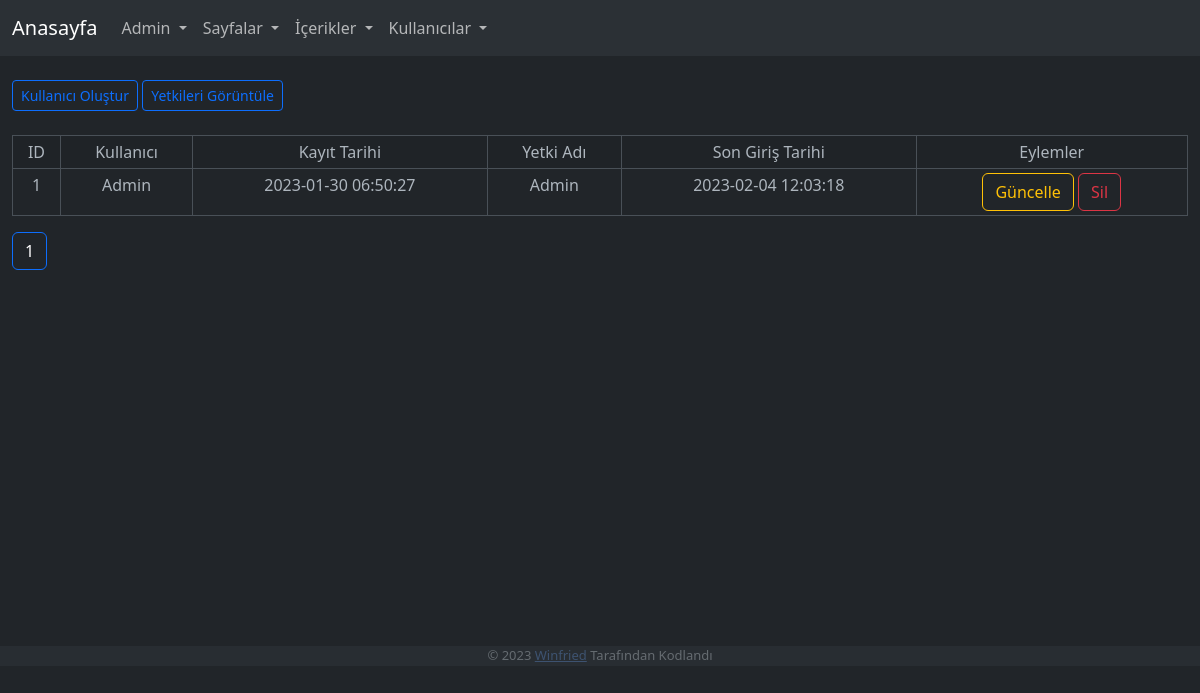
The page /admin/users.php (signed in) on the database its author committed.
### tables this page shows
CREATE TABLE `users` (
  `id` int(11) NOT NULL,
  `username` varchar(200) NOT NULL,
  `email` text NOT NULL DEFAULT 'null@null.com',
  `password` varchar(500) NOT NULL,
  `rank` int(20) NOT NULL DEFAULT 1,
  `avatar` text NOT NULL DEFAULT '/assets/images/favicon.png',
  `registerdate` datetime NOT NULL DEFAULT current_timestamp(),
  `lastlogin` datetime NOT NULL DEFAULT current_timestamp(),
  `ip_address` varchar(300) DEFAULT NULL,
  `ban` int(2) NOT NULL DEFAULT 0
);

CREATE TABLE `ranks` (
  `id` int(11) NOT NULL,
  `name` varchar(200) NOT NULL,
  `ADMIN` int(1) NOT NULL DEFAULT 0,
  `USER_LIST` int(1) NOT NULL DEFAULT 0,
  `USER_ADD` int(1) NOT NULL DEFAULT 0,
  `USER_REMOVE` int(1) NOT NULL DEFAULT 0,
  `USER_UPDATE` int(1) NOT NULL DEFAULT 0,
  `USER_BAN` int(1) NOT NULL DEFAULT 0,
  `RANK_LIST` int(1) NOT NULL DEFAULT 0,
  `CONTENTS_LIST` int(1) NOT NULL DEFAULT 0,
  `CONTENTS_ADD` int(11) NOT NULL DEFAULT 0,
  `CONTENTS_UPDATE` int(11) NOT NULL DEFAULT 0,
  `CONTENTS_REMOVE` int(11) NOT NULL DEFAULT 0,
  `PAGES_LIST` int(11) NOT NULL DEFAULT 0,
  `PAGES_ADD` int(11) NOT NULL DEFAULT 0,
  `PAGES_UPDATE` int(11) NOT NULL DEFAULT 0,
  `PAGES_REMOVE` int(11) NOT NULL DEFAULT 0,
  `CATEGORIES_LIST` int(11) NOT NULL DEFAULT 0,
  `PANEL` int(11) NOT NULL DEFAULT 0
);

### admin/users.php (called while the page is built, shortened)
<?php
require("../connection.php");
include("./layouts/header.php");
include("./layouts/nav.php");
include("./layouts/users.php");
include("./layouts/footer.php");
?>

### admin/layouts/users.php (the view, shortened to what this page needs)
<?php
$page   = @ceil($_GET['page']);
if ($page < 1) { $page = 1;}
$Say   = $conn->query("select * from users order by id DESC");
$AllResult   = $Say->rowCount();
$Limit	= 10;
$page_Sayisi	= ceil($AllResult/$Limit);
$Goster   = $page * $Limit - $Limit;
$visiblepage   = 100;
if ($AllResult < 1) {
	$check_data	= $conn->query("select * from users order by id DESC");
}
else {
	$check_data	= $conn->query("select * from users order by id DESC limit $Goster,$Limit");
}$users = $check_data->fetchAll(PDO::FETCH_OBJ);
?>
<body>
<div class="container-fluid">
    <br>
    <div class="btn-group">
        <a href="./create/users.php" class="btn btn-outline-primary btn-sm">Kullanıcı Oluştur</a>
    </div>
    <div class="btn-group">
        <a href="./ranks.php" class="btn btn-outline-primary btn-sm">Yetkileri Görüntüle</a>
    </div>
    <br> <br>
    <div class="row justify-content-center">
        <div class="col">
            <table class="table table-bordered table-striped table-sm table-responsive text-center">
                <tr>
                    <td>ID</td>
                    <td>Kullanıcı</td>
                   <td>Kayıt Tarihi</td>
                    <td>Yetki Adı</td>
                    <td>Son Giriş Tarihi</td>
                    <td>Eylemler</td>
                </tr>
                <?php
                foreach($users as $user) {
                    $rank_prepare = "SELECT id, name FROM ranks WHERE id = :id";
                    $ranks = $conn->prepare($rank_prepare);
                    $ranks->bindValue(':id', $user->rank);
                    $ranks->execute();
                    $rankname = $ranks->fetch(PDO::FETCH_ASSOC);?>
                    <tr>
                        <td><?= $user->id ?></td>
                        <td><?= $user->username ?></td>
                    <td><?= $user->registerdate ?></td>
                        <td><?= $rankname["name"] ?></td>
                        <td><?= $user->lastlogin ?></td>
                        <td>
                            <a href="./update/users.php?pid=<?= $user-> id ?>" class="btn btn-outline-warning">Güncelle</a>
                            <a href="./delete/users.php?pid=<?= $user-> id ?>" class="btn btn-outline-danger">Sil</a>
                        </td>
                    </tr>
                <?php }?>
            </table>
        </div>
    </div>
</div>
<nav>
    <div class="container-fluid gap-0">
    <ul class="pagination">
        <?php
        for($i = $page - $visiblepage; $i < $page + $visiblepage +1; $i++){
            if($i > 0 and $i <= $page_Sayisi){
                if($i == $page){
                    ?>
                    <li class="page-item active bg-dark" aria-current="page">
                        <a class="page-link bg-dark" href="#"><?=$i ?></a>
                    </li>
                    <?php
                }else{
                    ?>
                    <li class="page-item bg-dark"><a class="page-link bg-dark" href="?page=<?=$i?>"> <?= $i ?> </a></li>
                    <?php
                }
            }
        }
        ?>
    </ul>
    </div>
</nav>
</body>
</html>

### rows shown on the page
users: id "1", username "Admin", registerdate "2023-01-30 06:50:27", ranks.name "Admin", lastlogin "2023-02-04 12:03:18"

### other values the page prints
$_SESSION['username'] "Admin"
